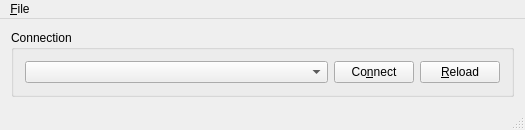
<?xml version="1.0" encoding="UTF-8"?>
<ui version="4.0">
 <class>MainWindow</class>
 <widget class="QMainWindow" name="MainWindow">
  <property name="geometry">
   <rect>
    <x>0</x>
    <y>0</y>
    <width>525</width>
    <height>130</height>
   </rect>
  </property>
  <property name="windowTitle">
   <string>QDCMotorController</string>
  </property>
  <widget class="QWidget" name="centralWidget">
   <layout class="QGridLayout" name="gridLayout_2">
    <item row="0" column="0">
     <layout class="QVBoxLayout" name="verticalLayout">
      <item>
       <widget class="QGroupBox" name="groupBox">
        <property name="title">
         <string>Connection</string>
        </property>
        <layout class="QGridLayout" name="gridLayout">
         <item row="0" column="0">
          <widget class="QComboBox" name="comboBoxSerialSelect">
           <property name="sizePolicy">
            <sizepolicy hsizetype="Expanding" vsizetype="Fixed">
             <horstretch>0</horstretch>
             <verstretch>0</verstretch>
            </sizepolicy>
           </property>
          </widget>
         </item>
         <item row="0" column="1">
          <widget class="QPushButton" name="pushButtonConnect">
           <property name="sizePolicy">
            <sizepolicy hsizetype="Minimum" vsizetype="Fixed">
             <horstretch>0</horstretch>
             <verstretch>0</verstretch>
            </sizepolicy>
           </property>
           <property name="text">
            <string>Co&amp;nnect</string>
           </property>
          </widget>
         </item>
         <item row="0" column="2">
          <widget class="QPushButton" name="pushButtonReload">
           <property name="text">
            <string>&amp;Reload</string>
           </property>
          </widget>
         </item>
        </layout>
       </widget>
      </item>
     </layout>
    </item>
   </layout>
  </widget>
  <widget class="QMenuBar" name="menuBar">
   <property name="geometry">
    <rect>
     <x>0</x>
     <y>0</y>
     <width>525</width>
     <height>25</height>
    </rect>
   </property>
   <widget class="QMenu" name="menu_File">
    <property name="title">
     <string>&amp;File</string>
    </property>
    <addaction name="action_Exit"/>
   </widget>
   <addaction name="menu_File"/>
  </widget>
  <widget class="QStatusBar" name="statusBar"/>
  <action name="action_Exit">
   <property name="text">
    <string>&amp;Exit</string>
   </property>
   <property name="shortcut">
    <string>Ctrl+Q</string>
   </property>
  </action>
 </widget>
 <layoutdefault spacing="6" margin="11"/>
 <resources/>
 <connections/>
</ui>
